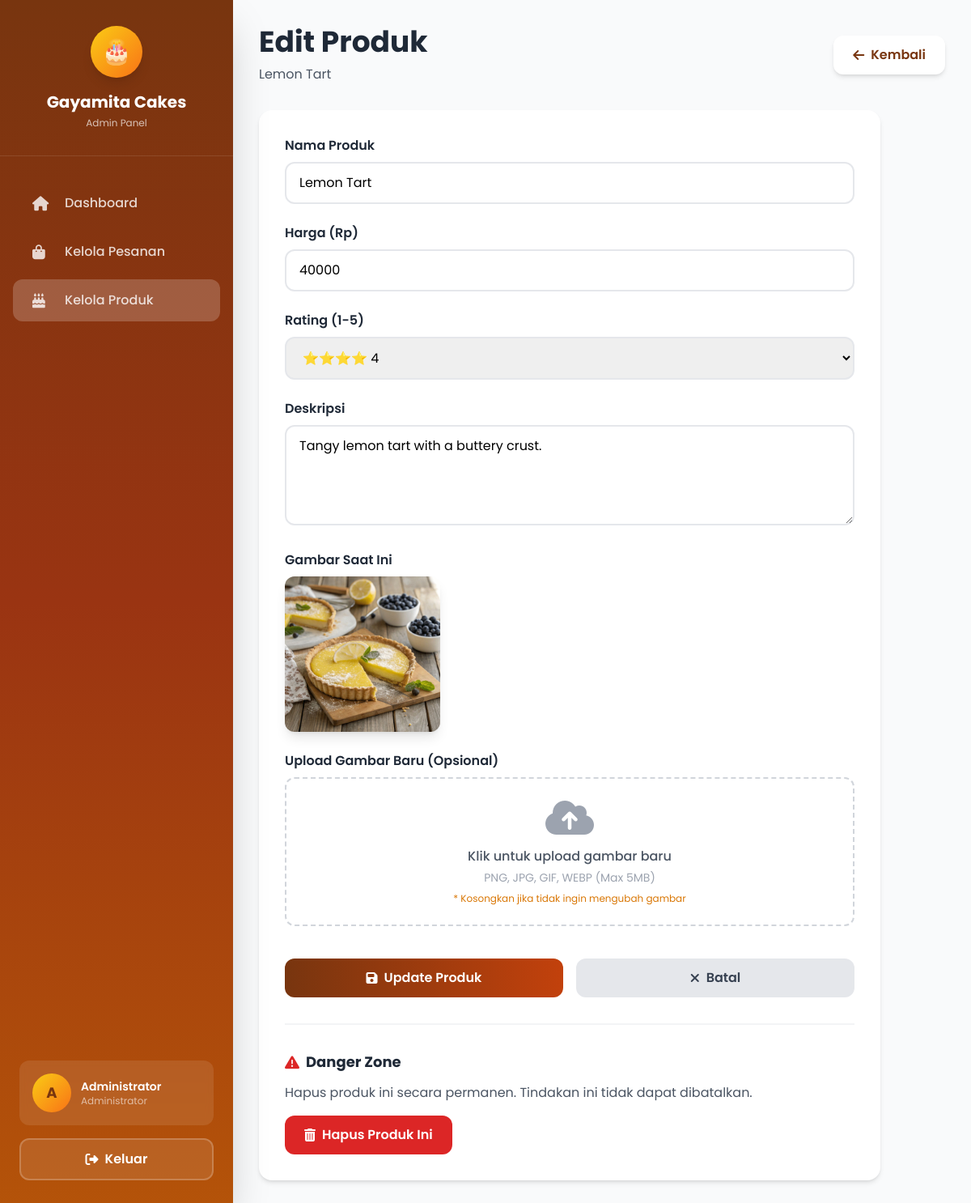
The page /admin/product-edit.php?id=7 (signed in) on the database its author committed.
### tables this page shows
CREATE TABLE `products` (
  `id` int NOT NULL,
  `nama` varchar(100) NOT NULL,
  `harga` varchar(20) NOT NULL,
  `deskripsi` text NOT NULL,
  `rating` decimal(10,0) DEFAULT NULL,
  `image` varchar(100) NOT NULL
);

### method/function.php (called while the page is built, shortened)
<?php
$database = new Database();
$conn = $database->getConnection();
function get_product_by_id($id)
{
    global $conn;
    $sql = "SELECT * FROM products WHERE id = :id LIMIT 1";
    $stmt = $conn->prepare($sql);
    $stmt->bindParam(':id', $id, PDO::PARAM_INT);
    $stmt->execute();
    return $stmt->fetch(PDO::FETCH_ASSOC);
}

### admin/product-edit.php (the view, shortened to what this page needs)
<?php
require_once '../method/function.php';
$product_id = isset($_GET['id']) ? (int)$_GET['id'] : 0;
$product = get_product_by_id($product_id);
?>
<!DOCTYPE html>
<html lang="id">
<head>
    <script src="https://cdn.tailwindcss.com"></script>
    <link href="https://cdnjs.cloudflare.com/ajax/libs/font-awesome/6.4.0/css/all.min.css" rel="stylesheet">
</head>
<body class="bg-gray-50">
    <?php include 'components/sidebar.php'; ?>
    <div class="ml-72 p-8 min-h-screen">
        <div class="flex justify-between items-center mb-8">
            <div>
                <h1 class="text-4xl font-bold text-gray-800 mb-2">Edit Produk</h1>
                <p class="text-gray-600"><?= htmlspecialchars($product['nama']) ?></p>
            </div>
            <a href="products.php" class="bg-white text-amber-900 px-6 py-3 rounded-xl font-semibold shadow-md hover:shadow-lg hover:-translate-y-0.5 transition-all inline-flex items-center gap-2">
                <i class="fas fa-arrow-left"></i>
                Kembali
            </a>
        </div>
        <div class="bg-white rounded-2xl shadow-md p-8 max-w-3xl">
            <form method="POST" enctype="multipart/form-data" class="space-y-6">
                <div>
                    <label class="block text-gray-800 font-semibold mb-2">Nama Produk</label>
                    <input type="text" name="nama"
                        class="w-full px-4 py-3 border-2 border-gray-200 rounded-xl focus:border-amber-600 focus:ring-4 focus:ring-amber-100 outline-none transition-all"
                        placeholder="Contoh: Chocolate Cake"
                        value="<?= htmlspecialchars($product['nama']) ?>"
                        required>
                </div>
                <div>
                    <label class="block text-gray-800 font-semibold mb-2">Harga (Rp)</label>
                    <input type="number" name="harga"
                        class="w-full px-4 py-3 border-2 border-gray-200 rounded-xl focus:border-amber-600 focus:ring-4 focus:ring-amber-100 outline-none transition-all"
                        placeholder="150000"
                        value="<?= $product['harga'] ?>"
                        required>
                </div>
                <div>
                    <label class="block text-gray-800 font-semibold mb-2">Rating (1-5)</label>
                    <select name="rating"
                        class="w-full px-4 py-3 border-2 border-gray-200 rounded-xl focus:border-amber-600 focus:ring-4 focus:ring-amber-100 outline-none transition-all"
                        required>
                        <option value="4" <?= $product['rating'] == 4 ? 'selected' : '' ?>>⭐⭐⭐⭐ 4</option>
                    </select>
                </div>
                <div>
                    <label class="block text-gray-800 font-semibold mb-2">Deskripsi</label>
                    <textarea name="deskripsi" rows="4"
                        class="w-full px-4 py-3 border-2 border-gray-200 rounded-xl focus:border-amber-600 focus:ring-4 focus:ring-amber-100 outline-none transition-all"
                        placeholder="Deskripsi lengkap produk..."
                        required><?= htmlspecialchars($product['deskripsi']) ?></textarea>
                </div>
                <div>
                    <label class="block text-gray-800 font-semibold mb-2">Gambar Saat Ini</label>
                    <div class="mb-4">
                        <img src="../assets/<?= htmlspecialchars($product['image']) ?>"
                            alt="<?= htmlspecialchars($product['nama']) ?>"
                            class="w-48 h-48 object-cover rounded-xl shadow-lg">
                    </div>
                </div>
                <div>
                    <label class="block text-gray-800 font-semibold mb-2">Upload Gambar Baru (Opsional)</label>
                    <div class="border-2 border-dashed border-gray-300 rounded-xl p-6 text-center hover:border-amber-600 transition-colors">
                        <label for="image" class="cursor-pointer">
                            <i class="fas fa-cloud-upload-alt text-5xl text-gray-400 mb-3"></i>
                            <p class="text-gray-600 font-medium mb-1">Klik untuk upload gambar baru</p>
                            <p class="text-gray-400 text-sm">PNG, JPG, GIF, WEBP (Max 5MB)</p>
                            <p class="text-amber-600 text-xs mt-2">* Kosongkan jika tidak ingin mengubah gambar</p>
                        </label>
                    </div>
                </div>
                <div class="flex gap-4 pt-4">
                    <button type="submit"
                        class="flex-1 bg-gradient-to-r from-amber-900 to-orange-700 text-white py-3 rounded-xl font-semibold hover:shadow-xl hover:-translate-y-1 transition-all flex items-center justify-center gap-2">
                        <i class="fas fa-save"></i>
                        Update Produk
                    </button>
                    <a href="products.php"
                        class="flex-1 bg-gray-200 text-gray-700 py-3 rounded-xl font-semibold hover:bg-gray-300 transition-colors flex items-center justify-center gap-2">
                        <i class="fas fa-times"></i>
                        Batal
                    </a>
                </div>
            </form>
            <div class="mt-8 pt-8 border-t-2 border-gray-100">
                <h3 class="text-lg font-bold text-gray-800 mb-3 flex items-center gap-2">
                    <i class="fas fa-exclamation-triangle text-red-600"></i>
                    Danger Zone
                </h3>
                <p class="text-gray-600 mb-4">Hapus produk ini secara permanen. Tindakan ini tidak dapat dibatalkan.</p>
                <a href="products.php?delete=<?= $product['id'] ?>"
                    onclick="return confirm('Yakin ingin menghapus produk <?= htmlspecialchars($product['nama']) ?>? Tindakan ini tidak dapat dibatalkan!')"
                    class="bg-red-600 text-white px-6 py-3 rounded-xl font-semibold hover:bg-red-700 transition-colors inline-flex items-center gap-2">
                    <i class="fas fa-trash-alt"></i>
                    Hapus Produk Ini
                </a>
            </div>
        </div>
    </div>
</body>
</html>

### admin/product-edit.php (style rules this page uses)
body { font-family: 'Poppins', sans-serif; }

### rows shown on the page
products: nama "Lemon Tart", harga "40000", rating "⭐⭐⭐⭐ 4", deskripsi "Tangy lemon tart with a buttery crust.", image (picture)

### other values the page prints
substr($_SESSION['admin_nama'], 0, 1) "A"
$_SESSION['admin_nama'] "Administrator"
